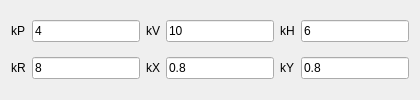
                   <widget class="QWidget" name="ConBP_2">
                    <attribute name="title">
                     <string>BackS</string>
                    </attribute>
                    <layout class="QGridLayout" name="gridLayout_44">
                     <item row="0" column="0">
                      <widget class="QLabel" name="ql_BpkP_2">
                       <property name="text">
                        <string>kP</string>
                       </property>
                      </widget>
                     </item>
                     <item row="1" column="0">
                      <widget class="QLabel" name="ql_BpkR_2">
                       <property name="text">
                        <string>kR</string>
                       </property>
                      </widget>
                     </item>
                     <item row="0" column="4">
                      <widget class="QLabel" name="ql_BpkH_2">
                       <property name="text">
                        <string>kH</string>
                       </property>
                      </widget>
                     </item>
                     <item row="1" column="3">
                      <widget class="QLineEdit" name="ql_BpkX_Data_2">
                       <property name="text">
                        <string>0.8</string>
                       </property>
                      </widget>
                     </item>
                     <item row="1" column="2">
                      <widget class="QLabel" name="ql_BpkX_2">
                       <property name="text">
                        <string>kX</string>
                       </property>
                      </widget>
                     </item>
                     <item row="0" column="2">
                      <widget class="QLabel" name="ql_BpkV_2">
                       <property name="text">
                        <string>kV</string>
                       </property>
                      </widget>
                     </item>
                     <item row="0" column="3">
                      <widget class="QLineEdit" name="ql_BpkV_Data_2">
                       <property name="text">
                        <string>10</string>
                       </property>
                      </widget>
                     </item>
                     <item row="0" column="1">
                      <widget class="QLineEdit" name="ql_BpkP_Data_2">
                       <property name="text">
                        <string>4</string>
                       </property>
                      </widget>
                     </item>
                     <item row="1" column="4">
                      <widget class="QLabel" name="ql_BpkY_2">
                       <property name="text">
                        <string>kY</string>
                       </property>
                      </widget>
                     </item>
                     <item row="1" column="1">
                      <widget class="QLineEdit" name="ql_BpkR_Data_2">
                       <property name="text">
                        <string>8</string>
                       </property>
                      </widget>
                     </item>
                     <item row="1" column="5">
                      <widget class="QLineEdit" name="ql_BpkY_Data_2">
                       <property name="text">
                        <string>0.8</string>
                       </property>
                      </widget>
                     </item>
                     <item row="0" column="5">
                      <widget class="QLineEdit" name="ql_BpkH_Data_2">
                       <property name="text">
                        <string>6</string>
                       </property>
                      </widget>
                     </item>
                    </layout>
                   </widget>
